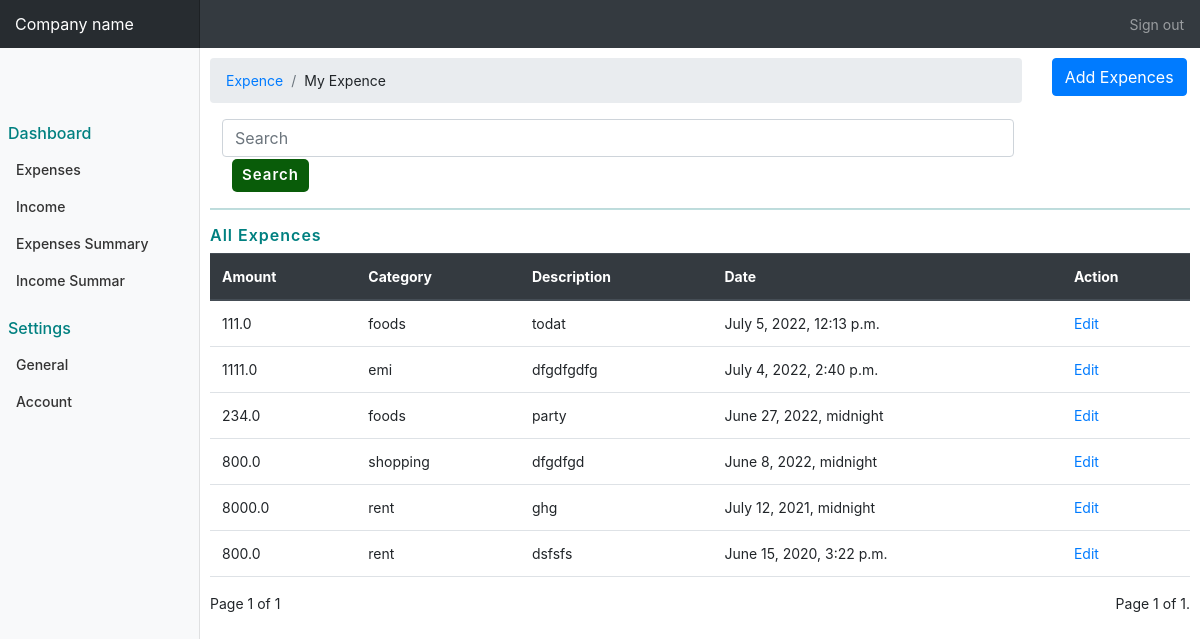
Page /home (signed in) on the committed database.
### expenses/models.py (models this page shows)
class AddExpence(models.Model):
    amount= models.FloatField()
    date= models.DateTimeField()
    description= models.TextField()
    owner= models.ForeignKey(to=User, on_delete=models.CASCADE)
    category= models.CharField(max_length=255)
    def __str__(self):
        return self.category
    class Category(models.Model):
        name= models.CharField(max_length=256)

### account/views.py (the view)
# urls.py: path('home', views.user_dashboard, name="home"),
def user_dashboard(request):
    if request.user.is_authenticated:
        current_user= request.user
        expence_data= AddExpence.objects.filter(owner=current_user).order_by('-date')
        datalen=len(expence_data)
        print(expence_data)
        paginator= Paginator(expence_data, 8)
        page_number= request.GET.get('page')
        page_obj = Paginator.get_page(paginator, page_number)
        context={
        'expence_user_data' : expence_data,
        'page_obj' : page_obj,
        'datalen' : datalen
        }
        return render(request, 'addExpences.html', context)
    else:
        return redirect('/login')

### templates/addExpences.html (shortened to what this page needs)
{% extends 'bash.html' %}
{% block content %}
<div class="row">
    <div class="col-md-10">
        <nav aria-label="breadcrumb" class="nav_navigarion">
            <ol class="breadcrumb">
                <li class="breadcrumb-item"><a href="#">Expence</a></li>
                <li class="breadcrumb-item">My Expence</li>
            </ol>
        </nav>
    </div>
    <div class="col-md-2">
        <button type="button" class="btn btn-primary" data-toggle="modal" data-target="#exampleModal">
            Add Expences
        </button>
    </div>
</div>
<div>
    <div class="row">
        <form action="{% url 'search' %}">
            <div class="col-md-10">
                <input type="text" name="search" class="form-control" placeholder="Search">
            </div>
            <div class="col-md-2">
                <button type="submit" class="search_btn">Search</button>
            </div>
        </form>
    </div>
</div>
<hr style="color: teal;">
{% if expence_user_data.count %}
<div class="all_expences">
    <div class="row">
        <h6 class="col-md-8">All Expences</h6>
    </div>
    <table  class="table">
        <thead class="thead-dark">
            <tr>
                <th scope="col">Amount</th>
                <th scope="col">Category</th>
                <th>Description</th>
                <th scope="col">Date</th>
                <th scope="col">Action</th>
            </tr>
        </thead>
        <tbody>
            {% for data in page_obj %}
            <tr>
                <td>{{ data.amount }}</td>
                <td>{{ data.category }}</td>
                <td>{{ data.description }}</td>
                <td>{{ data.date }}</td>
                <td>
                    <a href="{% url 'edit_expense' data.id %}">Edit</a>
                </td>
            </tr>
            {% endfor %}
        </tbody>
    </table>
</div>
<div class="paginator" style="display: flex; justify-content: space-between;">
    <div>
        <span>
            Page {{ page_obj.number }} of {{ page_obj.paginator.num_pages }}
        </span>
    </div>
    <div>
        <div class="pagination">
            <span class="step-links">
                <span class="current">
                    Page {{ page_obj.number }} of {{ page_obj.paginator.num_pages }}.
                </span>
            </span>
        </div>
    </div>
</div>
{% else %}
<div style="font-size: 20px; color: #7e7d7d; text-align: center;">
    Expences are not added! Go to Add Expences
</div>
{% endif %}
{% endblock %}

### static/css/bash.css (style rules this page uses)
body { font-size: .875rem; }

### static/css/addExpence.css (style rules this page uses)
.all_expences h6 { color: teal; font-weight: 600; letter-spacing: 1px; }
.search_btn { padding: 4px 15px; background-color: teal; color: white; border: none; border-radius: 10px; font-size: 15px; font-weight: 600; margin-top: -10px; }
.search_btn { padding: 5px 10px; color: white; background-color: rgb(9, 92, 9); border: none; border-radius: 5px; margin-left: 10px; font-weight: 600; letter-spacing: 1px; margin-top: 2px; }

### rows in the picture
AddExpence: amount "111.0", category "foods", description "todat", date "July 5, 2022, 12:13 p.m."
AddExpence: amount "1111.0", category "emi", description "dfgdfgdfg", date "July 4, 2022, 2:40 p.m."
AddExpence: amount "234.0", category "foods", description "party", date "June 27, 2022, midnight"
AddExpence: amount "800.0", category "shopping", description "dfgdfgd", date "June 8, 2022, midnight"
AddExpence: amount "8000.0", category "rent", description "ghg", date "July 12, 2021, midnight"
AddExpence: amount "800.0", category "rent", description "dsfsfs", date "June 15, 2020, 3:22 p.m."

### other values in the picture
{{ page_obj.number }} "1"
{{ page_obj.paginator.num_pages }} "1"
